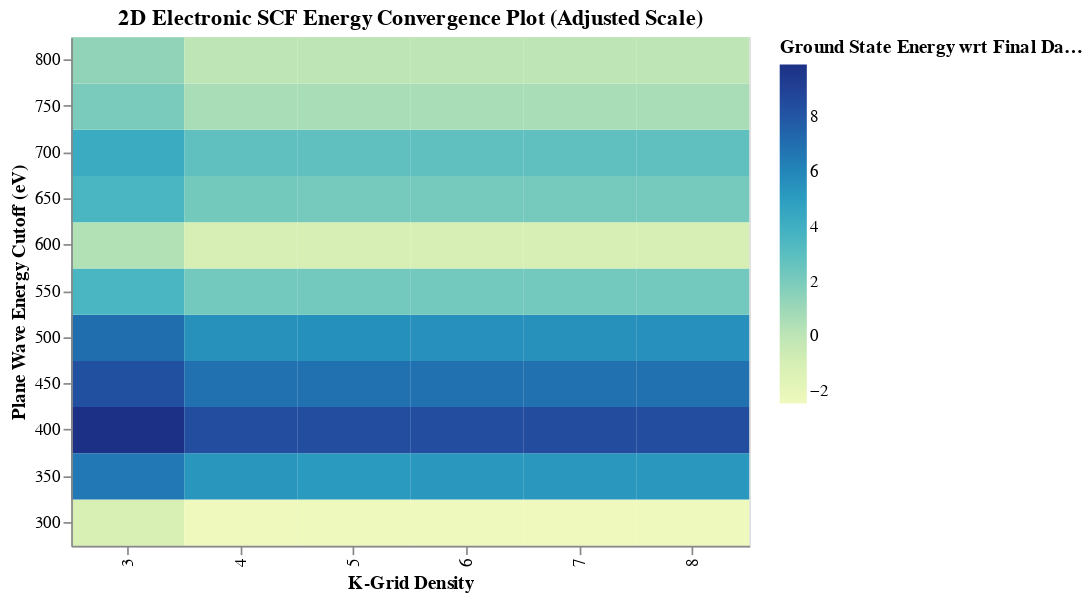

The cell this chart's notebook holds for it:
### Code cell
source1 = pd.DataFrame({'K-Grid Density': x.ravel()[len(kgrid_density)*2:],
                        'Plane Wave Energy Cutoff (eV)': y.ravel()[len(kgrid_density)*2:],
                        'Ground State Energy wrt Final Datapoint (meV)': kenarray.ravel()[len(kgrid_density)*2:]-kenarray.ravel()[-1]})

alt.Chart(source1,title = '2D Electronic SCF Energy Convergence Plot (Adjusted Scale)').mark_rect().encode(
    x='K-Grid Density:O',
    y=alt.Y("Plane Wave Energy Cutoff (eV)", sort='descending', type='ordinal'),
    color='Ground State Energy wrt Final Datapoint (meV):Q',
)

### Figure 1 — Vega-Lite specification as saved in the notebook (floating-point values rounded to 4 significant figures)
{"$schema": "https://vega.github.io/schema/vega-lite/v3.4.0.json", "config": {"mark": {"tooltip": null}, "view": {"height": 300, "width": 400}}, "data": {"name": "data-e60d5456fd58533b87b8ba156ff0c4e8"}, "datasets": {"data-e60d5456fd58533b87b8ba156ff0c4e8": [{"Ground State Energy wrt Final Datapoint (meV)": -1.07, "K-Grid Density": 3, "Plane Wave Energy Cutoff (eV)": 300}, {"Ground State Energy wrt Final Datapoint (meV)": -2.435, "K-Grid Density": 4, "Plane Wave Energy Cutoff (eV)": 300}, {"Ground State Energy wrt Final Datapoint (meV)": -2.398, "K-Grid Density": 5, "Plane Wave Energy Cutoff (eV)": 300}, {"Ground State Energy wrt Final Datapoint (meV)": -2.406, "K-Grid Density": 6, "Plane Wave Energy Cutoff (eV)": 300}, {"Ground State Energy wrt Final Datapoint (meV)": -2.439, "K-Grid Density": 7, "Plane Wave Energy Cutoff (eV)": 300}, {"Ground State Energy wrt Final Datapoint (meV)": -2.389, "K-Grid Density": 8, "Plane Wave Energy Cutoff (eV)": 300}, {"Ground State Energy wrt Final Datapoint (meV)": 6.593, "K-Grid Density": 3, "Plane Wave Energy Cutoff (eV)": 350}, {"Ground State Energy wrt Final Datapoint (meV)": 5.338, "K-Grid Density": 4, "Plane Wave Energy Cutoff (eV)": 350}, {"Ground State Energy wrt Final Datapoint (meV)": 5.134, "K-Grid Density": 5, "Plane Wave Energy Cutoff (eV)": 350}, {"Ground State Energy wrt Final Datapoint (meV)": 5.227, "K-Grid Density": 6, "Plane Wave Energy Cutoff (eV)": 350}, {"Ground State Energy wrt Final Datapoint (meV)": 5.252, "K-Grid Density": 7, "Plane Wave Energy Cutoff (eV)": 350}, {"Ground State Energy wrt Final Datapoint (meV)": 5.273, "K-Grid Density": 8, "Plane Wave Energy Cutoff (eV)": 350}, {"Ground State Energy wrt Final Datapoint (meV)": 9.9, "K-Grid Density": 3, "Plane Wave Energy Cutoff (eV)": 400}, {"Ground State Energy wrt Final Datapoint (meV)": 8.366, "K-Grid Density": 4, "Plane Wave Energy Cutoff (eV)": 400}, {"Ground State Energy wrt Final Datapoint (meV)": 8.379, "K-Grid Density": 5, "Plane Wave Energy Cutoff (eV)": 400}, {"Ground State Energy wrt Final Datapoint (meV)": 8.373, "K-Grid Density": 6, "Plane Wave Energy Cutoff (eV)": 400}, {"Ground State Energy wrt Final Datapoint (meV)": 8.426, "K-Grid Density": 7, "Plane Wave Energy Cutoff (eV)": 400}, {"Ground State Energy wrt Final Datapoint (meV)": 8.395, "K-Grid Density": 8, "Plane Wave Energy Cutoff (eV)": 400}, {"Ground State Energy wrt Final Datapoint (meV)": 8.255, "K-Grid Density": 3, "Plane Wave Energy Cutoff (eV)": 450}, {"Ground State Energy wrt Final Datapoint (meV)": 6.862, "K-Grid Density": 4, "Plane Wave Energy Cutoff (eV)": 450}, {"Ground State Energy wrt Final Datapoint (meV)": 6.872, "K-Grid Density": 5, "Plane Wave Energy Cutoff (eV)": 450}, {"Ground State Energy wrt Final Datapoint (meV)": 6.885, "K-Grid Density": 6, "Plane Wave Energy Cutoff (eV)": 450}, {"Ground State Energy wrt Final Datapoint (meV)": 6.87, "K-Grid Density": 7, "Plane Wave Energy Cutoff (eV)": 450}, {"Ground State Energy wrt Final Datapoint (meV)": 6.879, "K-Grid Density": 8, "Plane Wave Energy Cutoff (eV)": 450}, {"Ground State Energy wrt Final Datapoint (meV)": 6.995, "K-Grid Density": 3, "Plane Wave Energy Cutoff (eV)": 500}, {"Ground State Energy wrt Final Datapoint (meV)": 5.547, "K-Grid Density": 4, "Plane Wave Energy Cutoff (eV)": 500}, {"Ground State Energy wrt Final Datapoint (meV)": 5.584, "K-Grid Density": 5, "Plane Wave Energy Cutoff (eV)": 500}, {"Ground State Energy wrt Final Datapoint (meV)": 5.561, "K-Grid Density": 6, "Plane Wave Energy Cutoff (eV)": 500}, {"Ground State Energy wrt Final Datapoint (meV)": 5.552, "K-Grid Density": 7, "Plane Wave Energy Cutoff (eV)": 500}, {"Ground State Energy wrt Final Datapoint (meV)": 5.561, "K-Grid Density": 8, "Plane Wave Energy Cutoff (eV)": 500}, {"Ground State Energy wrt Final Datapoint (meV)": 3.574, "K-Grid Density": 3, "Plane Wave Energy Cutoff (eV)": 550}, {"Ground State Energy wrt Final Datapoint (meV)": 2.215, "K-Grid Density": 4, "Plane Wave Energy Cutoff (eV)": 550}, {"Ground State Energy wrt Final Datapoint (meV)": 2.207, "K-Grid Density": 5, "Plane Wave Energy Cutoff (eV)": 550}, {"Ground State Energy wrt Final Datapoint (meV)": 2.203, "K-Grid Density": 6, "Plane Wave Energy Cutoff (eV)": 550}, {"Ground State Energy wrt Final Datapoint (meV)": 2.205, "K-Grid Density": 7, "Plane Wave Energy Cutoff (eV)": 550}, {"Ground State Energy wrt Final Datapoint (meV)": 2.208, "K-Grid Density": 8, "Plane Wave Energy Cutoff (eV)": 550}, {"Ground State Energy wrt Final Datapoint (meV)": 0.3384, "K-Grid Density": 3, "Plane Wave Energy Cutoff (eV)": 600}, {"Ground State Energy wrt Final Datapoint (meV)": -1.034, "K-Grid Density": 4, "Plane Wave Energy Cutoff (eV)": 600}, {"Ground State Energy wrt Final Datapoint (meV)": -1.035, "K-Grid Density": 5, "Plane Wave Energy Cutoff (eV)": 600}, {"Ground State Energy wrt Final Datapoint (meV)": -1.029, "K-Grid Density": 6, "Plane Wave Energy Cutoff (eV)": 600}, {"Ground State Energy wrt Final Datapoint (meV)": -1.041, "K-Grid Density": 7, "Plane Wave Energy Cutoff (eV)": 600}, {"Ground State Energy wrt Final Datapoint (meV)": -1.03, "K-Grid Density": 8, "Plane Wave Energy Cutoff (eV)": 600}, {"Ground State Energy wrt Final Datapoint (meV)": 3.56, "K-Grid Density": 3, "Plane Wave Energy Cutoff (eV)": 650}, {"Ground State Energy wrt Final Datapoint (meV)": 2.169, "K-Grid Density": 4, "Plane Wave Energy Cutoff (eV)": 650}, {"Ground State Energy wrt Final Datapoint (meV)": 2.161, "K-Grid Density": 5, "Plane Wave Energy Cutoff (eV)": 650}, {"Ground State Energy wrt Final Datapoint (meV)": 2.16, "K-Grid Density": 6, "Plane Wave Energy Cutoff (eV)": 650}, {"Ground State Energy wrt Final Datapoint (meV)": 2.161, "K-Grid Density": 7, "Plane Wave Energy Cutoff (eV)": 650}, {"Ground State Energy wrt Final Datapoint (meV)": 2.16, "K-Grid Density": 8, "Plane Wave Energy Cutoff (eV)": 650}, {"Ground State Energy wrt Final Datapoint (meV)": 4.236, "K-Grid Density": 3, "Plane Wave Energy Cutoff (eV)": 700}, {"Ground State Energy wrt Final Datapoint (meV)": 2.845, "K-Grid Density": 4, "Plane Wave Energy Cutoff (eV)": 700}, {"Ground State Energy wrt Final Datapoint (meV)": 2.851, "K-Grid Density": 5, "Plane Wave Energy Cutoff (eV)": 700}, {"Ground State Energy wrt Final Datapoint (meV)": 2.845, "K-Grid Density": 6, "Plane Wave Energy Cutoff (eV)": 700}, {"Ground State Energy wrt Final Datapoint (meV)": 2.842, "K-Grid Density": 7, "Plane Wave Energy Cutoff (eV)": 700}, {"Ground State Energy wrt Final Datapoint (meV)": 2.846, "K-Grid Density": 8, "Plane Wave Energy Cutoff (eV)": 700}, {"Ground State Energy wrt Final Datapoint (meV)": 2.023, "K-Grid Density": 3, "Plane Wave Energy Cutoff (eV)": 750}, {"Ground State Energy wrt Final Datapoint (meV)": 0.6329, "K-Grid Density": 4, "Plane Wave Energy Cutoff (eV)": 750}, {"Ground State Energy wrt Final Datapoint (meV)": 0.6346, "K-Grid Density": 5, "Plane Wave Energy Cutoff (eV)": 750}, {"Ground State Energy wrt Final Datapoint (meV)": 0.6314, "K-Grid Density": 6, "Plane Wave Energy Cutoff (eV)": 750}, {"Ground State Energy wrt Final Datapoint (meV)": 0.6302, "K-Grid Density": 7, "Plane Wave Energy Cutoff (eV)": 750}, {"Ground State Energy wrt Final Datapoint (meV)": 0.6337, "K-Grid Density": 8, "Plane Wave Energy Cutoff (eV)": 750}, {"Ground State Energy wrt Final Datapoint (meV)": 1.382, "K-Grid Density": 3, "Plane Wave Energy Cutoff (eV)": 800}, {"Ground State Energy wrt Final Datapoint (meV)": -0.00052, "K-Grid Density": 4, "Plane Wave Energy Cutoff (eV)": 800}, {"Ground State Energy wrt Final Datapoint (meV)": 0.00191, "K-Grid Density": 5, "Plane Wave Energy Cutoff (eV)": 800}, {"Ground State Energy wrt Final Datapoint (meV)": -0.00266, "K-Grid Density": 6, "Plane Wave Energy Cutoff (eV)": 800}, {"Ground State Energy wrt Final Datapoint (meV)": -0.00382, "K-Grid Density": 7, "Plane Wave Energy Cutoff (eV)": 800}, {"Ground State Energy wrt Final Datapoint (meV)": 0, "K-Grid Density": 8, "Plane Wave Energy Cutoff (eV)": 800}]}, "encoding": {"color": {"field": "Ground State Energy wrt Final Datapoint (meV)", "type": "quantitative"}, "x": {"field": "K-Grid Density", "type": "ordinal"}, "y": {"field": "Plane Wave Energy Cutoff (eV)", "sort": "descending", "type": "ordinal"}}, "mark": "rect", "title": "2D Electronic SCF Energy Convergence Plot (Adjusted Scale)"}
